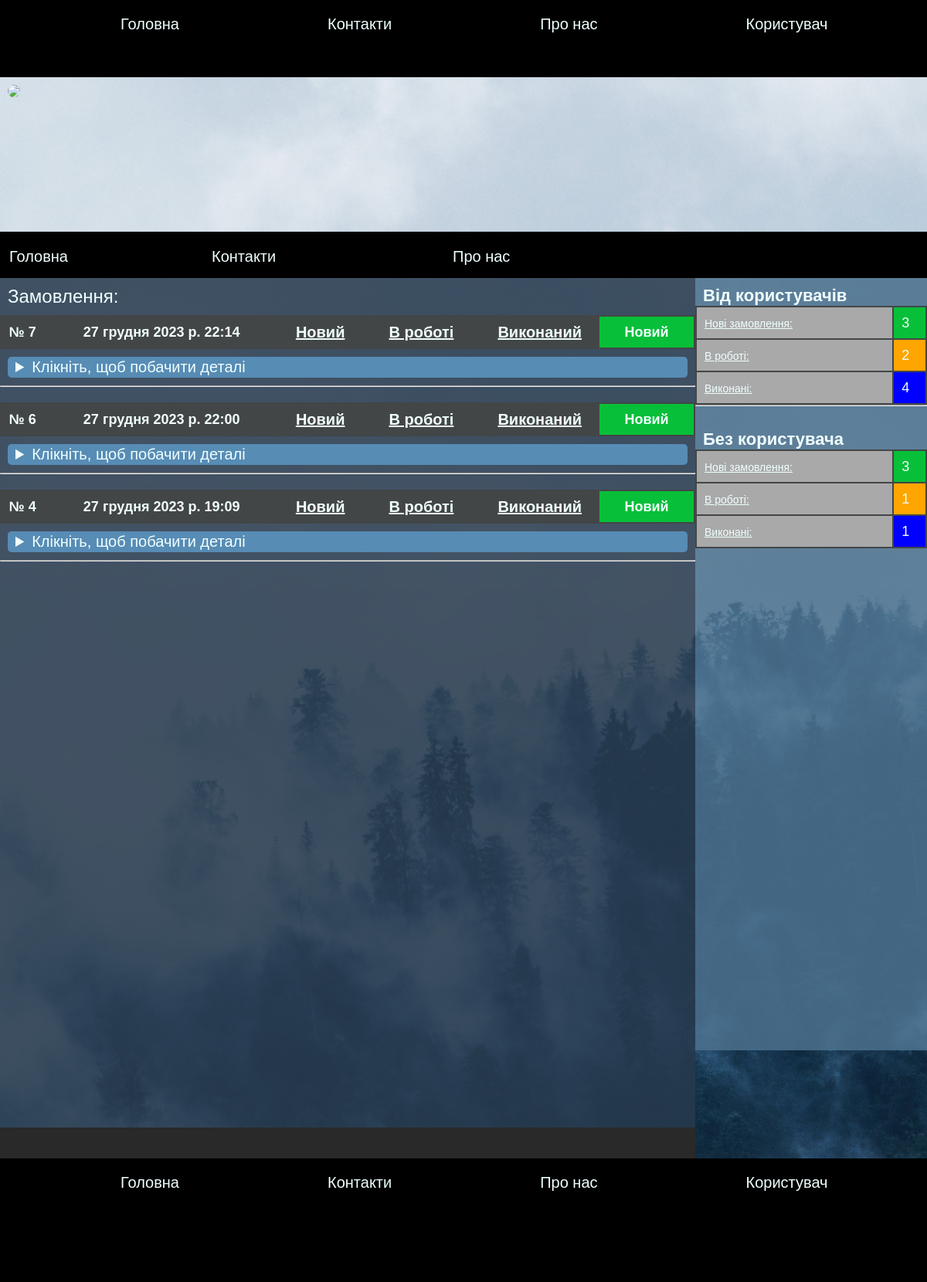
The page /orders0/1 (signed in) on the database its author committed.
### Shop/models.py (models this page shows, shortened)
class NoUserListOrders(models.Model):
    name = models.CharField(max_length=100, verbose_name="ФІО")
    phone = models.CharField(max_length=13, verbose_name="Телефон")
    address = models.TextField(verbose_name="Адреса")
    description = models.TextField(verbose_name="Замовлення")
    status = models.PositiveIntegerField(default=1, verbose_name="Статус")
    date = models.DateTimeField(auto_created=True, verbose_name="Час")
    price = models.DecimalField(max_digits=10, decimal_places=2,default=1, verbose_name="Ціна замовлення")
    class Meta:
        verbose_name = "Замовлення в один клік"
        verbose_name_plural = "Замовлення в один клік"

### Shop/views.py (the view)
# urls.py: path('orders0/<int:id>', views.orders0, name='orders0'),
def orders0(request, id=None):
    orders = ListOrder()
    lnew = orders['lnew']
    lwork = orders['lwork']
    lend = orders['lend']
    orders = NoUserListOrder()
    NUlnew = orders['NUlnew']
    NUlwork = orders['NUlwork']
    NUlend = orders['NUlend']
    buf_list = None
    if id == 1:
        buf_list = orders['NUnew']
    elif id == 2:
        buf_list = orders['NUwork']
    elif id == 3:
        buf_list = orders['NUend']
    context = {
        'lnew': lnew,
        'lwork': lwork,
        'lend': lend,
        "NUlnew": NUlnew,
        "NUlwork": NUlwork,
        "NUlend": NUlend
    }
    context.update(NoUserUpdateOrder(buf_list))
    return render(request, 'Shop/orders0.html', context=context)

### Shop/views.py (called while the page is built)
def NoUserUpdateOrder(orders):
    no_user_list = []
    for i in orders:
        desc = json.loads(i.description)
        buf = []
        for a in desc:
            product = get_object_or_404(Products, id=a[1])
            imgs = ImgProduct.objects.filter(product=product.id)
            buf.append([product, imgs[0], a[2], a[3], a[0]])
        no_user_list.append([buf, i.name, i.phone, i.address, i.status, i.date, i.price, i.id])
    return {"no_user_list": no_user_list}

def ListOrder():
    new = ListOrders.objects.filter(status=1).order_by("-date")  # сортує по даті додавання
    work = ListOrders.objects.filter(status=2).order_by("-date")  # сортує по даті додавання
    end = ListOrders.objects.filter(status=3).order_by("-date")  # сортує по даті додавання
    return {'new': new, 'work': work, 'end': end, 'lnew': len(new), 'lwork': len(work), 'lend': len(end)}

def NoUserListOrder():
    new = NoUserListOrders.objects.filter(status=1).order_by("-date")  # сортує по даті додавання
    work = NoUserListOrders.objects.filter(status=2).order_by("-date")  # сортує по даті додавання
    end = NoUserListOrders.objects.filter(status=3).order_by("-date")  # сортує по даті додавання
    return {'NUnew': new, 'NUwork': work, 'NUend': end, 'NUlnew': len(new), 'NUlwork': len(work), 'NUlend': len(end)}

### template/Shop/orders0.html (shortened to what this page needs)
{% extends "Shop/base.html" %}
{% block content1 %}
{% if request.user.is_staff %}
<h2 id="logo_text">Від користувачів</h2>
<table class="table_basket">
        <tr id="tr1">
            <td><a href="{% url 'orders' id=1 %}" id="product_txt">Нові замовлення:</a></td>
            <td style="background-color: #08bf39;">{{ lnew }}</td>
        </tr>
        <tr id="tr1">
            <td><a href="{% url 'orders' id=2 %}" id="product_txt">В роботі:</a></td>
            <td style="background-color: orange;">{{ lwork }}</td>
        </tr>
        <tr id="tr1">
            <td><a href="{% url 'orders' id=3 %}" id="product_txt">Виконані:</a></td>
            <td style="background-color: blue;">{{ lend }}</td>
        </tr>
</table>
<hr>
<h2 id="logo_text">Без користувача</h2>
<table class="table_basket">
        <tr id="tr1">
            <td><a href="{% url 'orders0' id=1 %}" id="product_txt">Нові замовлення:</a></td>
            <td style="background-color: #08bf39;">{{ NUlnew }}</td>
        </tr>
        <tr id="tr1">
            <td><a href="{% url 'orders0' id=2 %}" id="product_txt">В роботі:</a></td>
            <td style="background-color: orange;">{{ NUlwork }}</td>
        </tr>
        <tr id="tr1">
            <td><a href="{% url 'orders0' id=3 %}" id="product_txt">Виконані:</a></td>
            <td style="background-color: blue;">{{ NUlend }}</td>
        </tr>
</table>
{% endif %}
{% endblock %}
{% block content %}
{% if request.user.is_staff %}
<p class="form-label" >Замовлення:</p>
{% for ord in no_user_list %}
<table class="table_basket">
    <tr id="tr2">
        <th>№ {{ ord.7 }}</th>
        <th>{{ ord.5 }}</th>
        <th width="80"><a href="{% url 'status0' id=ord.7 stat=1 %}" id="del_bask1">Новий</a></th>
        <th width="150"><a href="{% url 'status0' id=ord.7 stat=2 %}" id="del_bask1">В роботі</a></th>
        <th width="80"><a href="{% url 'status0' id=ord.7 stat=3 %}" id="del_bask1">Виконаний</a></th>
        {% if ord.4 == 1 %}
            <th style="background-color: #08bf39; width:120px;">Новий</th>
        {% elif ord.4 == 2 %}
            <th style="background-color: orange; width:120px;">В роботі</th>
        {% elif ord.4 == 3 %}
            <th style="background-color: blue; width:120px;">Виконаний</th>
        {% else %}
            {{ ord.4 }}
        {% endif %}
    </tr>
</table>
<details>
  <summary id="del_bask" style="background-color: #578cb5;">Клікніть, щоб побачити деталі</summary>
</details>
<hr>
{% endfor %}
{% endif %}
{% endblock %}

### static/Shop/style.css (style rules this page uses)
body { background-image: url('img/back1.jpg'); background-size: cover; background-position: center; background-repeat: no-repeat; background-attachment: fixed; padding: 0px; margin: 0px; }
hr { clear: both; margin: 0px 0px 20px 0px; }
.form-label { color: azure; font-family: sans-serif; font-size: 24px; margin: 10px; }
#product_txt { font-family: sans-serif; font-size: 14px; color: azure; }
.table_basket { background-color: #434647; width: 100%; font-family: sans-serif; font-size: 18px; color: azure; margin: 10px 0px 0px 0px; }
#logo_text { float: left; margin: 10px 10px 0px 10px; font-family: sans-serif; font-size: 22px; color: azure; }
#del_bask1 { margin: 10px; border-radius: 5px; padding: 2px 10px 2px 10px; font-family: sans-serif; font-size: 20px; color: azure; }
#del_bask { margin: 10px; border-radius: 5px; background-color: orange; padding: 2px 10px 2px 10px; font-family: sans-serif; font-size: 20px; color: azure; }
#tr1 { height: 40px; background-color: darkgrey; }
#tr2 { height: 40px; }
td { padding: 0px 0px 0px 10px; }

### rows shown on the page
NoUserListOrders: date "27 грудня 2023 р. 22:14"
NoUserListOrders: date "27 грудня 2023 р. 22:00"
NoUserListOrders: date "27 грудня 2023 р. 19:09"

### other values the page prints
{{ ord.7 }} "7" "6" "4"
{{ lnew }} "3"
{{ lwork }} "2"
{{ lend }} "4"
{{ NUlnew }} "3"
{{ NUlwork }} "1"
{{ NUlend }} "1"
